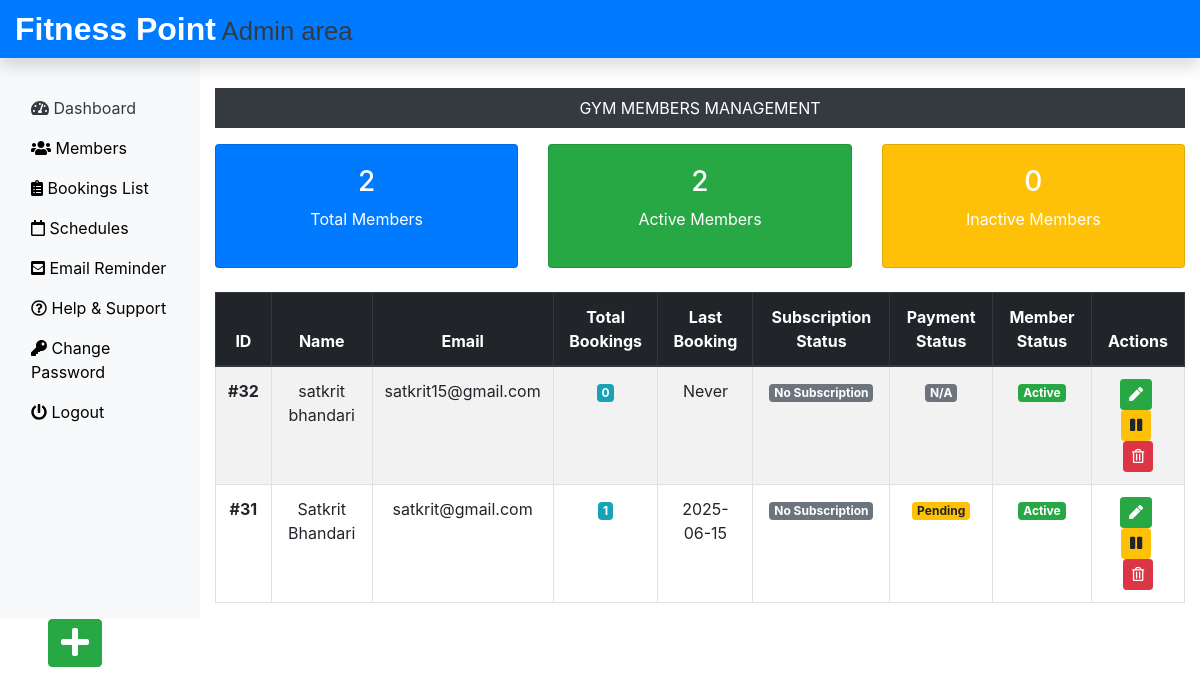
Screenshot of /Admin/member.php (signed in) with the database file from the repository.
### tables this page shows
CREATE TABLE `memberlogin_tb` (
  `m_login_id` int(11) NOT NULL,
  `m_name` varchar(60) NOT NULL,
  `m_email` varchar(60) NOT NULL,
  `m_password` varchar(60) NOT NULL,
  `status` varchar(10) DEFAULT 'active'
);

### Admin/member.php (the view, shortened to what this page needs)
<?php
include('../dbConnection.php');
include('includes/header.php');
?>
<div class="col-sm-9 col-md-10 mt-5 text-center">
    <p class="bg-dark text-white p-2">GYM MEMBERS MANAGEMENT</p>
    <div class="row mb-4">
        <?php
        $totalMembers = 0;
        $activeMembers = 0;
        if ($conn) {
            $totalRes = $conn->query("SELECT COUNT(*) as count FROM memberlogin_tb");
            $totalMembers = $totalRes ? $totalRes->fetch_assoc()['count'] : 0;
            $activeRes = $conn->query("SELECT COUNT(*) as count FROM memberlogin_tb WHERE status = 'active' OR status IS NULL");
            $activeMembers = $activeRes ? $activeRes->fetch_assoc()['count'] : 0;
        }
        $inactiveMembers = $totalMembers - $activeMembers;
        ?>
        <div class="col-md-4">
            <div class="card text-center bg-primary text-white">
                <div class="card-body">
                    <h3><?php echo $totalMembers; ?></h3>
                    <p>Total Members</p>
                </div>
            </div>
        </div>
        <div class="col-md-4">
            <div class="card text-center bg-success text-white">
                <div class="card-body">
                    <h3><?php echo $activeMembers; ?></h3>
                    <p>Active Members</p>
                </div>
            </div>
        </div>
        <div class="col-md-4">
            <div class="card text-center bg-warning text-white">
                <div class="card-body">
                    <h3><?php echo $inactiveMembers; ?></h3>
                    <p>Inactive Members</p>
                </div>
            </div>
        </div>
    </div>
    <?php
    $sql = "SELECT m.*,
                   COUNT(b.Booking_id) as total_bookings,
                   MAX(b.member_date) as last_booking_date,
                   MAX(b.subscription_end_date) as subscription_end,
                   (SELECT payment_status FROM submitbookingt_tb WHERE member_email = m.m_email ORDER BY Booking_id DESC LIMIT 1) as last_payment_status
            FROM memberlogin_tb m
            LEFT JOIN submitbookingt_tb b ON m.m_email = b.member_email
            GROUP BY m.m_login_id
            ORDER BY m.m_login_id DESC";
    $result = $conn->query($sql);
    if ($result && $result->num_rows > 0) {
        echo '<div class="table-responsive">
        <table class="table table-bordered table-hover table-striped">
            <thead class="thead-dark">
                <tr>
                    <th>ID</th>
                    <th>Name</th>
                    <th>Email</th>
                    <th>Total Bookings</th>
                    <th>Last Booking</th>
                    <th>Subscription Status</th>
                    <th>Payment Status</th>
                    <th>Member Status</th>
                    <th>Actions</th>
                </tr>
            </thead>
            <tbody>';
        while ($row = $result->fetch_assoc()) {
            $memberStatus = $row['status'] ?? 'active';
            $subscriptionStatus = 'No Subscription';
            $subscriptionClass = 'badge-secondary';
            $paymentBadge = '';
            switch (strtolower($row['last_payment_status'])) {
                case 'pending':
                    $paymentBadge = '<span class="badge badge-warning">Pending</span>';
                    break;
                default:
                    $paymentBadge = '<span class="badge badge-secondary">N/A</span>';
            }
            echo '<tr>';
            echo '<td><strong>#' . $row["m_login_id"] . '</strong></td>';
            echo '<td>' . htmlspecialchars($row["m_name"]) . '</td>';
            echo '<td>' . htmlspecialchars($row["m_email"]) . '</td>';
            echo '<td><span class="badge badge-info">' . $row["total_bookings"] . '</span></td>';
            echo '<td>' . ($row["last_booking_date"] ? $row["last_booking_date"] : 'Never') . '</td>';
            echo '<td><span class="badge ' . $subscriptionClass . '">' . $subscriptionStatus . '</span></td>';
            echo '<td>' . $paymentBadge . '</td>';
            echo '<td>';
            if ($memberStatus == 'active') {
                echo '<span class="badge badge-success">Active</span>';
            } else {
                echo '<span class="badge badge-secondary">Inactive</span>';
            }
            echo '</td>';
            echo '<td>
                <form action="editmeb.php" method="POST" class="d-inline">
                    <input type="hidden" name="id" value="' . $row["m_login_id"] . '">
                    <button type="submit" class="btn btn-sm btn-success mr-1" name="view" title="Edit Member">
                        <i class="fas fa-pen"></i>
                    </button>
                </form>';
            if ($memberStatus == 'active') {
                echo '<form method="POST" class="d-inline">
                        <input type="hidden" name="action" value="deactivate">
                        <input type="hidden" name="member_id" value="' . $row["m_login_id"] . '">
                        <button type="submit" class="btn btn-sm btn-warning mr-1" title="Deactivate Member" onclick="return confirm(\'Deactivate this member?\')">
                            <i class="fas fa-pause"></i>
                        </button>
                      </form>';
            }
            echo '<form action="" method="POST" class="d-inline">
                    <input type="hidden" name="id" value="' . $row["m_login_id"] . '">
                    <button type="submit" class="btn btn-sm btn-danger" name="delete" title="Delete Member" onclick="return confirm(\'Are you sure you want to delete this member? This will also delete all their bookings.\')">
                        <i class="far fa-trash-alt"></i>
                    </button>
                  </form>
            </td>';
            echo '</tr>';
        }
        echo '</tbody></table></div>';
    } else {
        echo '<div class="alert alert-info">No members found.</div>';
    }
    ?>
</div>
<div class="text-right mx-5">
    <a class="btn btn-success" href="insertmeb.php" title="Add New Member">
        <i class="fas fa-plus fa-2x"></i>
    </a>
</div>
<?php include('includes/footer.php'); ?>

### css/custom.css (style rules this page uses)
a { color: black; }

### rows the page displays
memberlogin_tb: m_login_id "32", m_name "satkrit bhandari", m_email "satkrit15@gmail.com", total_bookings "0", shows "Never", subscriptionStatus "No Subscription", shows "N/A", status "Active"
memberlogin_tb: m_login_id "31", m_name "Satkrit Bhandari", m_email "satkrit@gmail.com", total_bookings "1", last_booking_date "2025-06-15", subscriptionStatus "No Subscription", shows "Pending", status "Active"

### other values shown
$totalMembers "2"
$activeMembers "2"
$inactiveMembers "0"
